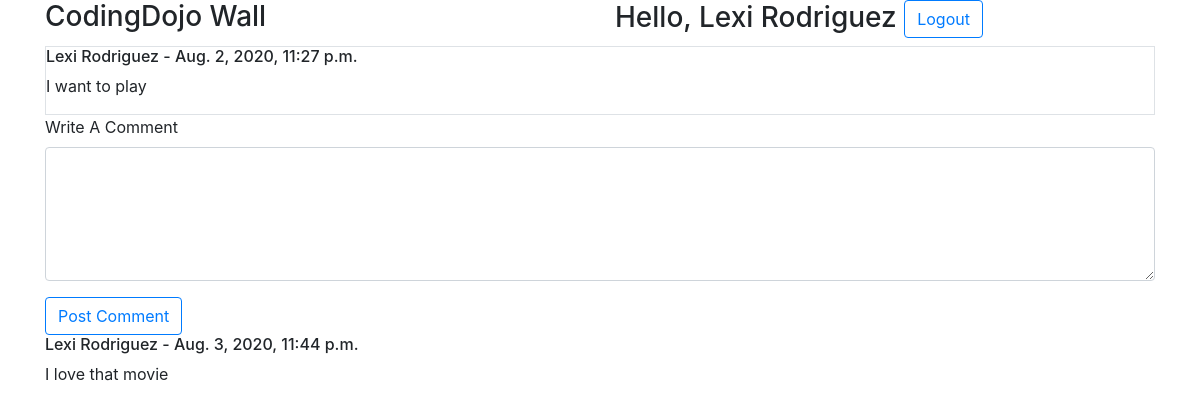
Screenshot of /show/2 (signed in) with the database file from the repository.
### home/models.py (models this page shows)
class User(models.Model):
    first_name = models.CharField(max_length=255)
    last_name = models.CharField(max_length=255)
    username = models.CharField(max_length=255)
    password = models.CharField(max_length=255)
    created_at = models.DateTimeField(auto_now_add=True)
    updated_at = models.DateTimeField(auto_now=True)
    objects = UserManager()

class Message(models.Model):
    message = models.TextField()
    author = models.ForeignKey(User, related_name='messages', on_delete = models.CASCADE)
    created_at = models.DateTimeField(auto_now_add=True)
    updated_at = models.DateTimeField(auto_now=True)

class Comment(models.Model):
    comment = models.TextField()
    author = models.ForeignKey(User, related_name='comments', on_delete = models.CASCADE)
    message = models.ForeignKey(Message, related_name='comments_in_message', on_delete = models.CASCADE)
    created_at = models.DateTimeField(auto_now_add=True)
    updated_at = models.DateTimeField(auto_now=True)

### home/views.py (the view)
# urls.py: path('post', views.post),
def post(request, post_id):
    context = {
        'user' : User.objects.get(id=request.session['user_id']),
        'post' : Message.objects.get(id=post_id),
        'comments' : Comment.objects.order_by('id')
    }
    return render(request,'show.html', context)

### home/templates/show.html (shortened to what this page needs)
<!DOCTYPE html>
<html lang="en">
<head>
    <link rel="stylesheet" href="https://stackpath.bootstrapcdn.com/bootstrap/4.5.0/css/bootstrap.min.css">
</head>
<body>
    <div class="container">
            <div class="row">
                <div class="col">
                    <h3>CodingDojo Wall</h3>
                </div>
                <div class="col">
                    <h3>Hello, {{ user.first_name }} {{ user.last_name}} <a href="/logout" class="btn btn-outline-primary">Logout</a></h3>
                </div>
            </div>
            <div >
                    <div class="border">
                        <h6>{{ post.author.first_name }} {{ post.author.last_name }} - {{ post.created_at }}</h6>
                        <p>{{ post.message }}</p>
                    </div>
                    <div>
                        <form action="/comment/{{ post.id }}" method="POST">
                            <div class="form-group">
                                <label for="comment">Write A Comment </label>
                                <textarea class="form-control" name="comment" id="comment" rows="5" cols="45"></textarea>
                            </div>
                            <button type="submit" class="btn btn-outline-primary">Post Comment</button>
                        </form>
                        {% for comment in comments %}
                        <div>
                            <h6>{{ comment.author.first_name }} {{ comment.author.last_name }} - {{ comment.created_at }}</h6>
                            <p>{{ comment.comment }}</p>
                        </div>
                        {% endfor %}
                    </div>
            </div>
    </div>
</body>
</html>

### rows the page displays
User: first_name "Lexi", last_name "Rodriguez"
Message: author.first_name "Lexi", author.last_name "Rodriguez", created_at "Aug. 2, 2020, 11:27 p.m.", message "I want to play"
Comment: author.first_name "Lexi", author.last_name "Rodriguez", created_at "Aug. 3, 2020, 11:44 p.m.", comment "I love that movie"
